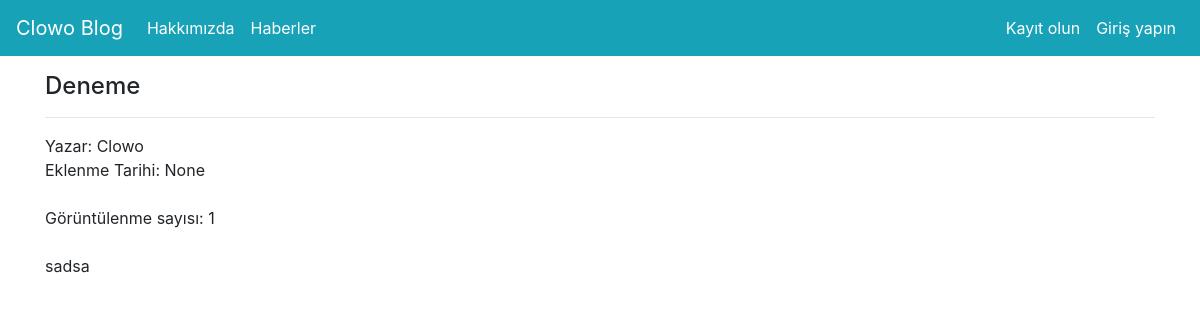
The page /articles/2 on the database its author committed.
### blog2.py (models this page shows)
class Articles(db.Model):
    id = db.Column(db.Integer, primary_key = True)
    title = db.Column(db.String(80))
    author = db.Column(db.String(80))
    content = db.Column(db.String(80))
    created_date = db.Column(db.String(80))
    picture = db.Column(db.String(80))
    goruntulenme = db.Column(db.Integer, default = 0)

### blog2.py (the view)
@app.route("/articles/<string:id>",methods=["GET","POST"])
def article(id):
    article = Articles.query.filter_by(id = id).first()
    if article:
        goruntulenme = article.goruntulenme
        goruntulenme = goruntulenme + 1
        """sorgu2 = "Update articles Set goruntulenme = %s where id = %s"
        cursor = mysql.connection.cursor()
        cursor.execute(sorgu2,(goruntulenme,id))
        mysql.connection.commit()"""
        article.goruntulenme = goruntulenme
        db.session.commit()
        return render_template("article.html",article = article)
    else:
        return render_template("article.html")

### templates/article.html
{% extends "layout.html" %}
{% block body %}
{% if article %}
<h4>{{article.title}}</h4>
<hr>
Yazar: {{article.author}}
<br>
Eklenme Tarihi: {{article.created_date}}
<br><br>
Görüntülenme sayısı: {{article.goruntulenme}}
<br><br>
{{article.content|safe}}
{% else %}
<div class = "alert alert-warning">
    Böyle Bir makale bulunmuyor
</div>
{% endif %}
{% endblock body %}

### rows shown on the page
Articles: title "Deneme", author "Clowo", created_date "None", goruntulenme "1", content "sadsa"
